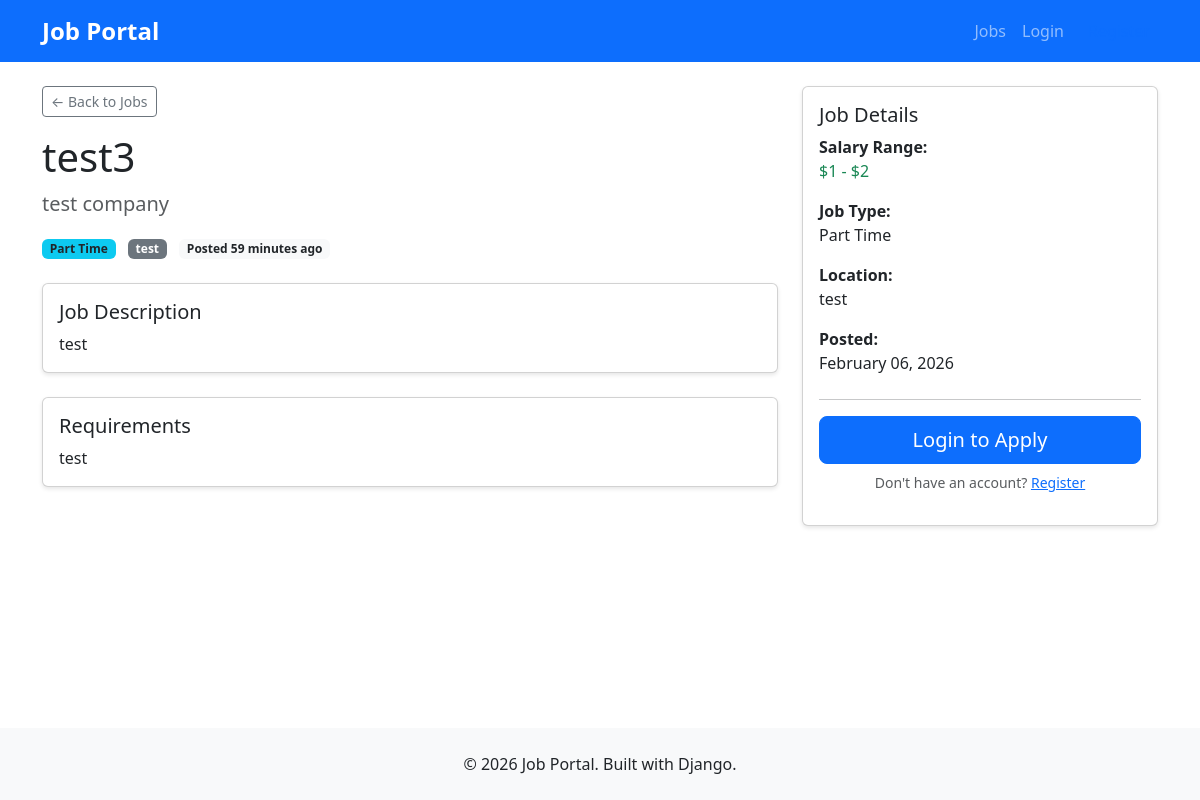
The page /jobs/6/ on the database its author committed.
### jobs/models.py (models this page shows)
class Job(models.Model):
    JOB_TYPES = (
        ('full_time', 'Full Time'),
        ('part_time', 'Part Time'),
        ('contract', 'Contract'),
        ('internship', 'Internship'),
    )
    employer = models.ForeignKey(User, on_delete=models.CASCADE)
    title = models.CharField(max_length=200)
    description = models.TextField()
    requirements = models.TextField()
    location = models.CharField(max_length=200)
    job_type = models.CharField(max_length=20, choices=JOB_TYPES)
    salary_min = models.DecimalField(max_digits=10, decimal_places=2, null=True, blank=True)
    salary_max = models.DecimalField(max_digits=10, decimal_places=2, null=True, blank=True)
    is_active = models.BooleanField(default=True)
    created_at = models.DateTimeField(auto_now_add=True)
    updated_at = models.DateTimeField(auto_now=True)
    class Meta:
        db_table = 'jobs'
        ordering = ['-created_at']

### users/models.py (models this page shows)
class User(AbstractUser):
    USER_TYPES = (
        ('job_seeker', 'Job Seeker'),
        ('employer', 'Employer'),
    )
    user_type = models.CharField(max_length=20, choices=USER_TYPES)
    phone = models.CharField(max_length=15, blank=True)
    created_at = models.DateTimeField(auto_now_add=True)
    class Meta:
        db_table = 'users'

class EmployerProfile(models.Model):
    user = models.OneToOneField(User, on_delete=models.CASCADE)
    company_name = models.CharField(max_length=200)
    company_description = models.TextField(blank=True)
    website = models.URLField(blank=True)
    class Meta:
        db_table = 'employer_profiles'

### jobs/views.py (the view)
# urls.py: path('<int:pk>/', views.job_detail_view, name='job_detail'),
def job_detail_view(request, pk):
    job = get_object_or_404(Job, pk=pk, is_active=True)
    has_applied = False
    if request.user.is_authenticated and request.user.user_type == 'job_seeker':
        has_applied = Application.objects.filter(
            job=job,
            applicant=request.user
        ).exists()
    context = {
        'job': job,
        'has_applied': has_applied,
    }
    return render(request, 'jobs/job_detail.html', context)

### templates/jobs/job_detail.html (shortened to what this page needs)
{% extends 'base.html' %}
{% block content %}
<div class="row">
    <div class="col-lg-8">
        <div class="mb-4">
            <a href="{% url 'jobs:job_list' %}" class="btn btn-sm btn-outline-secondary mb-3">
                &larr; Back to Jobs
            </a>
            <h1 class="mb-2">{{ job.title }}</h1>
            <p class="lead text-muted mb-3">
                <strong>{{ job.employer.employerprofile.company_name }}</strong>
            </p>
            <div class="mb-3">
                <span class="badge bg-info text-dark me-2">{{ job.get_job_type_display }}</span>
                <span class="badge bg-secondary me-2">{{ job.location }}</span>
                <span class="badge bg-light text-dark">Posted {{ job.created_at|timesince }} ago</span>
            </div>
        </div>
        <div class="card mb-4">
            <div class="card-body">
                <h5 class="card-title">Job Description</h5>
                <p class="card-text" style="white-space: pre-line;">{{ job.description }}</p>
            </div>
        </div>
        <div class="card mb-4">
            <div class="card-body">
                <h5 class="card-title">Requirements</h5>
                <p class="card-text" style="white-space: pre-line;">{{ job.requirements }}</p>
            </div>
        </div>
    </div>
    <div class="col-lg-4">
        <div class="card sticky-top" style="top: 20px;">
            <div class="card-body">
                <h5 class="card-title">Job Details</h5>
                {% if job.salary_min and job.salary_max %}
                    <div class="mb-3">
                        <strong>Salary Range:</strong>
                        <p class="text-success mb-0">
                            ${{ job.salary_min|floatformat:0 }} - ${{ job.salary_max|floatformat:0 }}
                        </p>
                    </div>
                {% endif %}
                <div class="mb-3">
                    <strong>Job Type:</strong>
                    <p class="mb-0">{{ job.get_job_type_display }}</p>
                </div>
                <div class="mb-3">
                    <strong>Location:</strong>
                    <p class="mb-0">{{ job.location }}</p>
                </div>
                <div class="mb-4">
                    <strong>Posted:</strong>
                    <p class="mb-0">{{ job.created_at|date:"F d, Y" }}</p>
                </div>
                <hr>
                {% if user.is_authenticated %}
                    {% if user.user_type == 'job_seeker' %}
                        {% if has_applied %}
                            <div class="alert alert-success">
                                <strong>✓ Applied</strong>
                                <p class="mb-0 small">You have already applied to this job.</p>
                            </div>
                            <a href="{% url 'jobs:my_applications' %}" class="btn btn-outline-primary w-100">
                                View My Applications
                            </a>
                        {% else %}
                            <a href="{% url 'jobs:apply' job.pk %}" class="btn btn-primary w-100 btn-lg">
                                Apply Now
                            </a>
                            <p class="text-muted small mt-2 text-center">
                                You'll be able to add a cover letter
                            </p>
                        {% endif %}
                    {% else %}
                        <div class="alert alert-info">
                            <p class="mb-0 small">You are logged in as an employer. Only job seekers can apply.</p>
                        </div>
                    {% endif %}
                {% else %}
                    <a href="{% url 'users:login' %}?next={{ request.path }}" class="btn btn-primary w-100 btn-lg">
                        Login to Apply
                    </a>
                    <p class="text-muted small mt-2 text-center">
                        Don't have an account?
                        <a href="{% url 'users:register_job_seeker' %}">Register</a>
                    </p>
                {% endif %}
            </div>
        </div>
    </div>
</div>
{% endblock %}

### static/css/style.css (style rules this page uses)
body { min-height: 100vh; display: flex; flex-direction: column; }
.card { box-shadow: 0 2px 4px rgba(0,0,0,0.1); transition: transform 0.2s; }

### rows shown on the page
Job: title "test3", employer.employerprofile.company_name "test company", job_type "Part Time", location "test", created_at "59 minutes", description "test", requirements "test", salary_min "1", salary_max "2", created_at "February 06, 2026"
